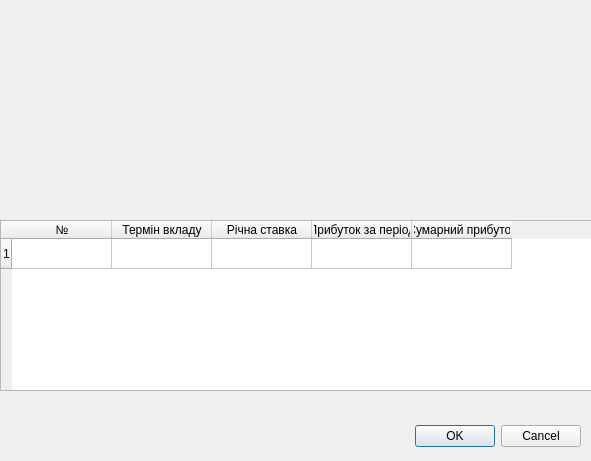
<?xml version="1.0" encoding="UTF-8"?>
<ui version="4.0">
 <class>DepositCalculator</class>
 <widget class="QDialog" name="DepositCalculator">
  <property name="geometry">
   <rect>
    <x>0</x>
    <y>0</y>
    <width>591</width>
    <height>461</height>
   </rect>
  </property>
  <property name="windowTitle">
   <string>Dialog</string>
  </property>
  <widget class="QDialogButtonBox" name="buttonBox">
   <property name="geometry">
    <rect>
     <x>240</x>
     <y>420</y>
     <width>341</width>
     <height>32</height>
    </rect>
   </property>
   <property name="orientation">
    <enum>Qt::Horizontal</enum>
   </property>
   <property name="standardButtons">
    <set>QDialogButtonBox::Cancel|QDialogButtonBox::Ok</set>
   </property>
  </widget>
  <widget class="QTableWidget" name="tableWidget">
   <property name="geometry">
    <rect>
     <x>0</x>
     <y>220</y>
     <width>641</width>
     <height>171</height>
    </rect>
   </property>
   <property name="wordWrap">
    <bool>false</bool>
   </property>
   <property name="rowCount">
    <number>1</number>
   </property>
   <property name="columnCount">
    <number>5</number>
   </property>
   <row/>
   <column>
    <property name="text">
     <string>№</string>
    </property>
   </column>
   <column>
    <property name="text">
     <string>Термін вкладу</string>
    </property>
   </column>
   <column>
    <property name="text">
     <string>Річна ставка</string>
    </property>
   </column>
   <column>
    <property name="text">
     <string>Прибуток за період</string>
    </property>
    <property name="font">
     <font>
      <kerning>true</kerning>
     </font>
    </property>
   </column>
   <column>
    <property name="text">
     <string>Сумарний прибуток</string>
    </property>
   </column>
  </widget>
 </widget>
 <resources/>
 <connections>
  <connection>
   <sender>buttonBox</sender>
   <signal>accepted()</signal>
   <receiver>DepositCalculator</receiver>
   <slot>accept()</slot>
   <hints>
    <hint type="sourcelabel">
     <x>248</x>
     <y>254</y>
    </hint>
    <hint type="destinationlabel">
     <x>157</x>
     <y>274</y>
    </hint>
   </hints>
  </connection>
  <connection>
   <sender>buttonBox</sender>
   <signal>rejected()</signal>
   <receiver>DepositCalculator</receiver>
   <slot>reject()</slot>
   <hints>
    <hint type="sourcelabel">
     <x>316</x>
     <y>260</y>
    </hint>
    <hint type="destinationlabel">
     <x>286</x>
     <y>274</y>
    </hint>
   </hints>
  </connection>
 </connections>
</ui>
